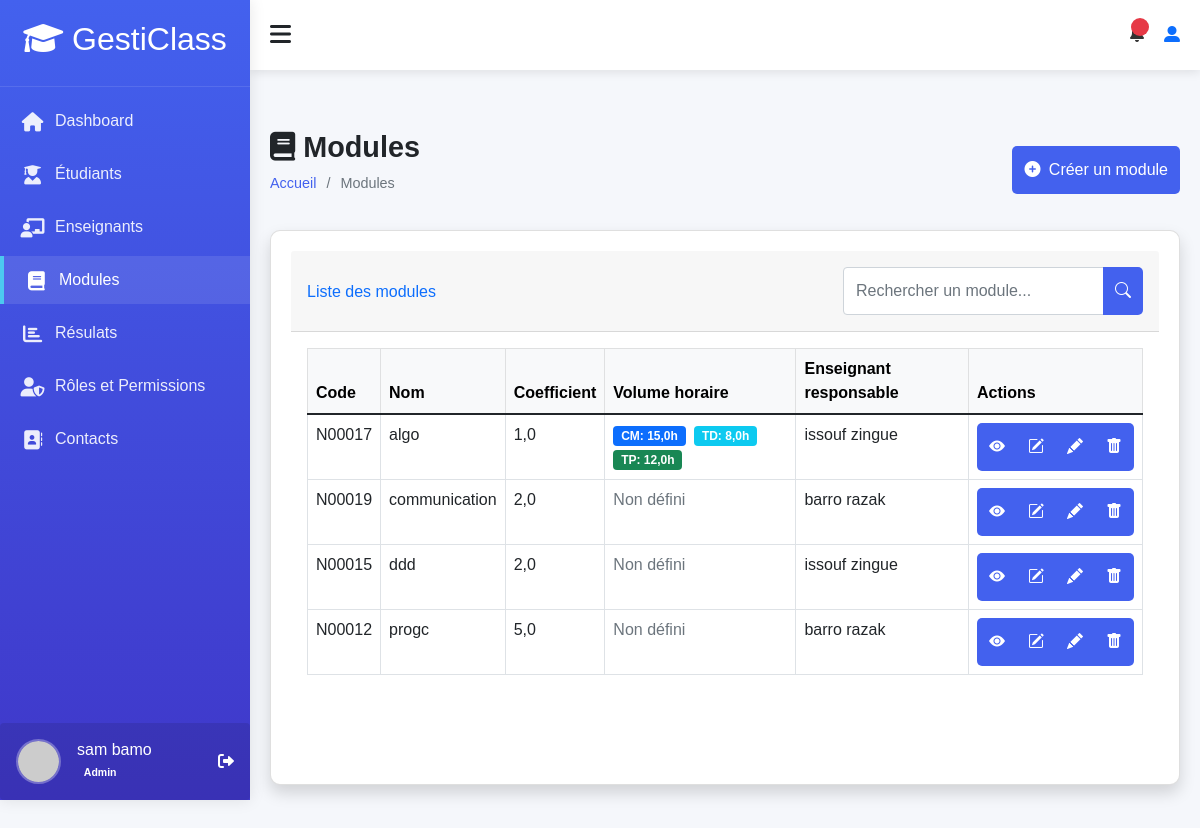
The app's page /accounts/modules/list/ (signed in), older data.
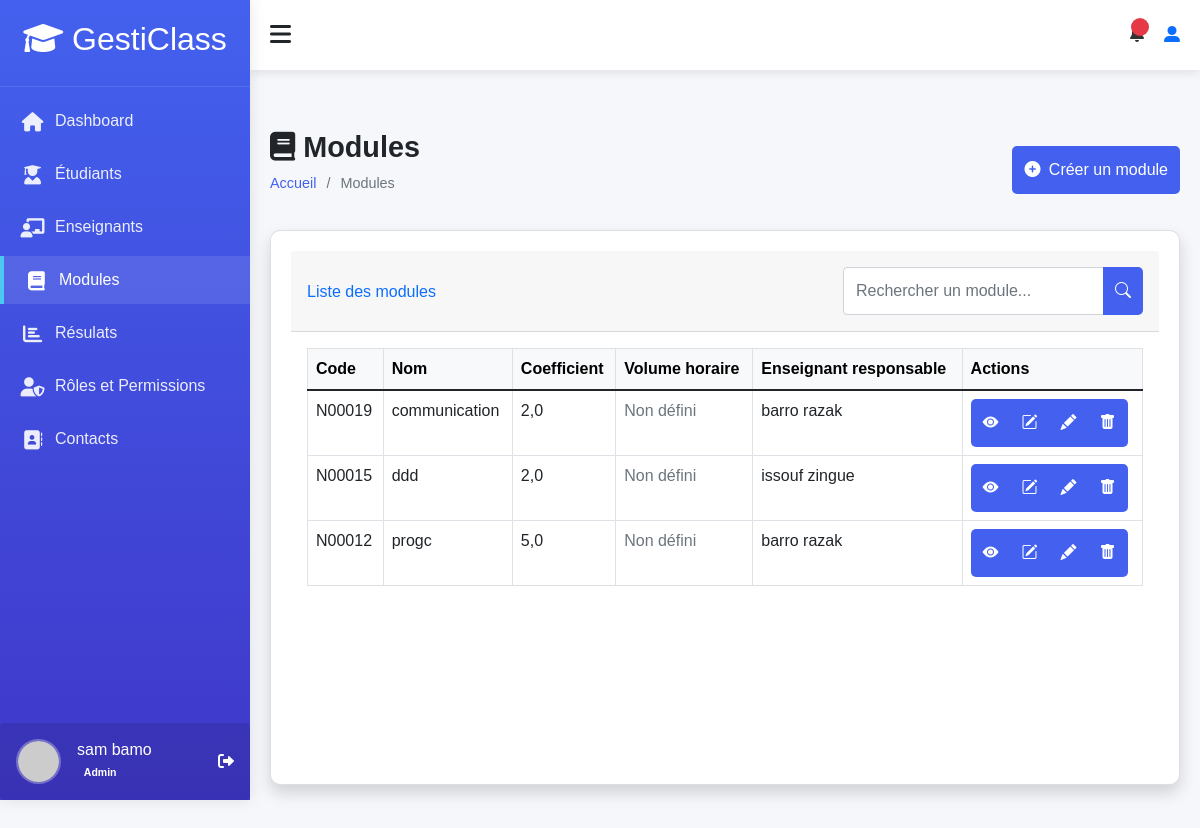
The same page, newer data.
### accounts/models.py (models this page shows, shortened)
class Module(models.Model):
    SEMESTER_CHOICES = [
        ('S1', 'Semestre 1'),
        ('S2', 'Semestre 2'),
        ('S3', 'Semestre 3'),
        ('S4', 'Semestre 4'),
        ('S5', 'Semestre 5'),
        ('S6', 'Semestre 6'),
    ]
    name = models.CharField(max_length=100, verbose_name="Nom du module")
    code = models.CharField(max_length=20, unique=True, verbose_name="Code du module")
    description = models.TextField(blank=True, verbose_name="Description")
    coefficient = models.FloatField(default=1, verbose_name="Coefficient")
    credit = models.IntegerField(default=1, verbose_name="Crédits")
    semester = models.CharField(
        max_length=2,
        choices=SEMESTER_CHOICES,
        blank=True,
        null=True,
        verbose_name="Semestre"
    )
    teacher = models.ForeignKey(
        User,
        on_delete=models.SET_NULL,
        null=True,
        blank=True,
        limit_choices_to={'profil': 'teacher'},
        verbose_name="Enseignant"
    )
    cm_hours = models.FloatField(default=0, verbose_name="Heures de CM")
    td_hours = models.FloatField(default=0, verbose_name="Heures de TD")
    tp_hours = models.FloatField(default=0, verbose_name="Heures de TP")

class User(AbstractUser):
    ROLE_CHOICES = (
        ('admin', 'Administrateur'),
        ('teacher', 'Enseignant'),
        ('student', 'Élève'),
    )
    profil = models.CharField(max_length=10, choices=ROLE_CHOICES, default='student')
    phone = models.CharField(max_length=20, blank=True)
    birth_date = models.DateField(null=True, blank=True)
    photo = models.ImageField(upload_to='users/', null=True, blank=True)
    specialty = models.CharField(max_length=100, null=True, blank=True)
    hire_date = models.DateField(null=True, blank=True)
    address = models.TextField(blank=True)
    phone_number = models.CharField(max_length=15, blank=True)
    date_of_birth = models.DateField(null=True, blank=True)
    class Meta:
        permissions = [
        ("peut_acceder_module", "Peut acceder au module"),
        ("peut_acceder_aux_eleve", "Peut acceder aux eleves"),
        ("peut_acceder_aux_enseignants", "peut acceder aux enseigants"),
        ("peut_acceder_aux_roles", "peut acceder aux roles"),
        ("peut_acceder_au_dashboard", "Peut accéder au tableau de bord "),
        ("dashboard", "Peut voir les infos utiles  pour des étudiants"),
        ("peut_voir_infos_utile_teacher", "Peut voir les infos utiles pour des enseignants"),
        ("peut_agir_infos_utile_student", "Peut agir sur les infos utiles pour des étudiants"),
        ("peut_agir_infos_utile_teacher", "Peut agir sur les infos utiles pour des enseignants"),
        ("can_view_student_performance_data", "Peut voir ses données de performance  étudiants"),
        ("can_view_teacher_module_performance_data", "Peut voir les données de performance des modules des enseignants"),
        ("can_view_all_students_performance_data ", "Peut voir les données de performance de tous les étudiants"),
        ("can_view_student_list", "Peut voir la liste des étudiants"),
        ("can_view_teacher_list", "Peut voir la liste des enseignants"),
        ("can_view_module_list", "Peut voir la liste des modules"),
        ("can_view_results_list", "Peut voir la liste résultats"),
        ("can_view_suggestions_list", "Peut voir la liste des suggestions"),
        ("can_view_module_details", "Peut les details d'un module"),
        ("can_view_student_details", "Peut voir les détails d'un étudiant"),
        ("can_view_teacher_details", "Peut voir les détails d'un enseignant"),
        ("can_view_own_details", "Peut voir ses propres détails"),
        ("cans_view_results", "Peut voir les résultats"),
        ("can_view_own_results", "Peut voir ses propres résultats"),
        ("can_view_section__admin", "Peut voir la d'administration des section"),
        ("view_role", "Peut voir les rôles"),
        ("add_role", "Peut ajouter un rôle"),
        ("change_role", "Peut modifier un rôle"),
        ("delete_role", "Peut supprimer un rôle"),
        ("assign_role", "Peut assigner des rôles"),
        ("view_timetable", "Peut voir l'emploi du temps"),
        ("manage_timetable", "Peut gérer l'emploi du temps"),
        ("can_add_teacher", "Peut ajouter un enseignant"),
        ("can_add_student", "Peut ajouter un étudiant"),
        ("can_change_teacher", "Peut modifier un enseignant"),
        ("can_change_student", "Peut modifier un étudiant"),
        ("can_delete_teacher", "Peut supprimer un enseignant"),
        ("can_delete_student", "Peut supprimer un étudiant"),
        ("can_view_schoolinfo", "Peut voir les informations de l'école"),
        ("can_add_schoolinfo", "Peut ajouter les informations de l'école"),
        ("can_change_schoolinfo", "Peut modifier les informations de l'école"),
        ("can_delete_schoolinfo", "Peut supprimer les informations de l'école"),
        ]

### accounts/views.py (the view)
# urls.py: path('modules/list/', views.modules_list,
@login_required
@permission_required('accounts.can_view_module_list', raise_exception=True)
def modules_list(request):
    modules = Module.objects.all().order_by('name')
    is_admin_user = request.user.is_superuser
    semester = request.GET.get('semester')
    if semester:
        modules = modules.filter(semester=semester)
    teacher_id = request.GET.get('teacher')
    if teacher_id:
        modules = modules.filter(teacher_id=teacher_id)
    teachers = User.objects.filter(profil='teacher')
    semesters = [
        ('S1', 'Semestre 1'),
        ('S2', 'Semestre 2'),
        ('S3', 'Semestre 3'),
        ('S4', 'Semestre 4'),
        ('S5', 'Semestre 5'),
        ('S6', 'Semestre 6'),
    ]
    context = {
        'modules': modules,
        'teachers': teachers,
        'semesters': semesters,
        'selected_semester': semester,
        'selected_teacher': teacher_id,
        'is_admin': is_admin_user,
        'title': 'Liste des modules'
    }
    return render(request, 'modules/list.html', context)

### accounts/templates/modules/list.html (shortened to what the changed rows need)
{% extends "models/base.html" %}
{% load static %}
{% block content %}
<div class="content">
    <div class="page-title">
        <div>
            <h2><i class="fas fa-book me-2"></i>Modules</h2>
        </div>
    </div>
    <div class="card shadow mb-4">
        <div class="card-body">
            <div class="table-responsive">
                <table class="table table-bordered table-hover" id="moduleTable" width="100%" cellspacing="0">
                    <thead class="table-light">
                        <tr>
                            <th>Code</th>
                            <th>Nom</th>
                            <th>Coefficient</th>
                            <th>Volume horaire</th>
                            <th>Enseignant responsable</th>
                            <th>Actions</th>
                        </tr>
                    </thead>
                    <tbody>
                        {% for module in modules %}
                        <tr>
                            <td>{{ module.code }}</td>
                            <td>{{ module.name }}</td>
                            <td>{{ module.coefficient }}</td>
                            <td>
                                {% if module.cm_hours or module.td_hours or module.tp_hours %}
                                    {% if module.cm_hours %}<span class="badge bg-primary me-1">CM: {{ module.cm_hours }}h</span>{% endif %}
                                    {% if module.td_hours %}<span class="badge bg-info me-1">TD: {{ module.td_hours }}h</span>{% endif %}
                                    {% if module.tp_hours %}<span class="badge bg-success">TP: {{ module.tp_hours }}h</span>{% endif %}
                                {% else %}
                                    <span class="text-muted">Non défini</span>
                                {% endif %}
                            </td>
                            <td>
                                {% if module.teacher %}
                                    {{ module.teacher.get_full_name }}
                                {% else %}
                                    Non assigné
                                {% endif %}
                            </td>
                            <td>
                                <div class="btn-group" role="group">
                                    <a href="{% url 'accounts:module_detail' module.id %}"
                                       class="btn btn-outline-primary btn-sm"
                                       data-bs-toggle="tooltip"
                                       title="Voir détails">
                                        <i class="bi bi-eye-fill"></i>
                                    </a>
                                    {% if perms.accounts.can_add_result %}
                                    <a href="{% url 'accounts:add_grades' module.id %}"
                                       class="btn btn-outline-success btn-sm"
                                       data-bs-toggle="tooltip"
                                       title="Ajouter des notes">
                                        <i class="bi bi-pencil-square"></i>
                                    </a>
                                    {% endif %}
                                    {% if  perms.accounts.can_change_module %}
                                    <a href="{% url 'accounts:update_module' module.id %}"
                                       class="btn btn-outline-warning btn-sm"
                                       data-bs-toggle="tooltip"
                                       title="Modifier">
                                        <i class="bi bi-pencil-fill"></i>
                                    </a>
                                    <button class="btn btn-outline-danger btn-sm"
                                            data-bs-toggle="modal"
                                            data-bs-target="#deleteModuleModal"
                                            data-module-id="{{ module.id }}"
                                            data-module-name="{{ module.code }} - {{ module.name }}"
                                            title="Supprimer">
                                        <i class="bi bi-trash-fill"></i>
                                    </button>
                                    {% endif %}
                                </div>
                            </td>
                        </tr>
                        {% empty %}
                        <tr>
                            <td colspan="6" class="text-center">Aucun module enregistré</td>
                        </tr>
                        {% endfor %}
                    </tbody>
                </table>
            </div>
        </div>
    </div>
</div>
{% endblock %}

Row changes from the older to the newer data that the page shows:
removed Module: code "N00017", name "algo", coefficient "1,0", cm_hours "15,0", td_hours "8,0", tp_hours "12,0", teacher.get_full_name "issouf zingue"
